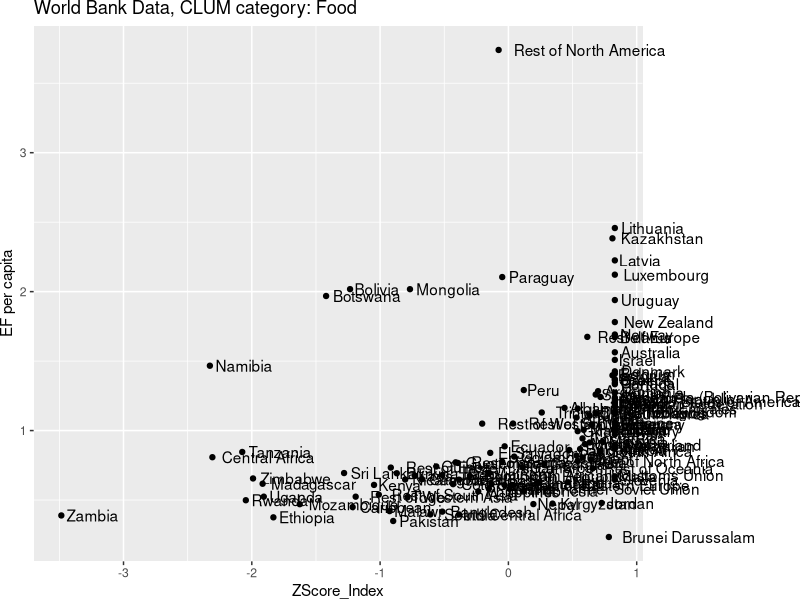
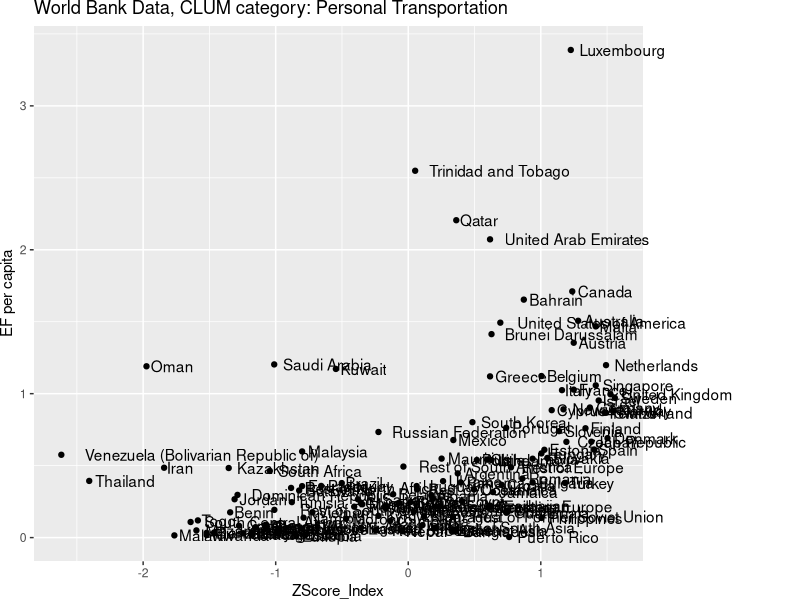

R code for these plots, in order: (Note: this script raises an error after producing the figures.)
library(ggplot2)
library(grid)

#TO DO, next
# move to function for plots (started at bottom)
# color points (by continent?)
# filter by quality score
# export for Powerpoint
# CLEAN UP!!

#DONE, as a table on the graphic!!!!
#add data indicators used (probably just in powerpoint slides)


#Pull the data from csv files
EFWBData <- read.csv("./GFN_Data_Visualization/ScatterVisuals/NFA_WB_2017_CLUM.csv")
EFSDGData <- read.csv("./GFN_Data_Visualization/ScatterVisuals/NFA_SDG_2017_CLUM.csv")

color.codes<-as.character(c("#3399FF", "#FF0000", "#000000"))

#subetted data to plot
EFWBData11 <- subset(EFWBData,EFWBData$year == 2011)
EFSDGData11 <- subset(EFSDGData,EFWBData$year == 2011)

EFWBData11.Food <- subset(EFWBData11, EFWBData11$clum7_name == "Food")
EFWBData11.Goods <- subset(EFWBData11, EFWBData11$clum7_name == "Goods")
EFWBData11.Government <- subset(EFWBData11, EFWBData11$clum7_name == "Government")
EFWBData11.Housing <- subset(EFWBData11, EFWBData11$clum7_name == "Housing")
EFWBData11.PersonalTransportation <- subset(EFWBData11, EFWBData11$clum7_name == "Personal Transportation")
EFWBData11.Services <- subset(EFWBData11, EFWBData11$clum7_name == "Services")

EFSDGData11.Food <- subset(EFSDGData11, EFSDGData11$clum7_name == "Food")
EFSDGData11.Goods <- subset(EFSDGData11, EFSDGData11$clum7_name == "Goods")
EFSDGData11.Government <- subset(EFSDGData11, EFSDGData11$clum7_name == "Government")
EFSDGData11.GrossFixedCapitalFormation <- subset(EFSDGData11, EFSDGData11$clum7_name == "Gross Fixed Capital Formation")
EFSDGData11.Housing <- subset(EFSDGData11, EFSDGData11$clum7_name == "Housing")
EFSDGData11.PersonalTransportation <- subset(EFSDGData11, EFSDGData11$clum7_name == "Personal Transportation")
EFSDGData11.Services <- subset(EFSDGData11, EFSDGData11$clum7_name == "Services")

#Plot for all the WB CLUM categories
p <- ggplot(EFWBData11.Food, aes(ZScore_Index, total)) + geom_point() +
    geom_text(label = EFWBData11.Food$GTAP_name,hjust=-.1) +
  labs(title = paste("World Bank Data, CLUM category:",EFWBData11.Food$clum7_name), y = "EF per capita") +
  theme(plot.margin = unit(c(0,4,0,0),"cm"))
gt <- ggplot_gtable(ggplot_build(p))
gt$layout$clip[gt$layout$name == "panel"] <- "off"
grid.newpage()
grid.draw(gt)


p <- ggplot(EFWBData11.Goods, aes(ZScore_Index, total)) + geom_point() +
  geom_text(label = EFWBData11.Goods$GTAP_name,hjust=-.1)+
  labs(title = paste("World Bank Data, CLUM category:",EFWBData11.Goods$clum7_name), y = "EF per capita") +
theme(plot.margin = unit(c(0,4,0,0),"cm"))
gt <- ggplot_gtable(ggplot_build(p))
gt$layout$clip[gt$layout$name == "panel"] <- "off"
grid.newpage()
grid.draw(gt)

p <- ggplot(EFWBData11.Government, aes(ZScore_Index, total)) + geom_point() +
  geom_text(label = EFWBData11.Government$GTAP_name,hjust=-.1)+
  labs(title = paste("World Bank Data, CLUM category:",EFWBData11.Government$clum7_name), y = "EF per capita") +
theme(plot.margin = unit(c(0,4,0,0),"cm"))
gt <- ggplot_gtable(ggplot_build(p))
gt$layout$clip[gt$layout$name == "panel"] <- "off"
grid.draw(gt)

p <- ggplot(EFWBData11.Housing, aes(ZScore_Index, total)) + geom_point() +
  geom_text(label = EFWBData11.Housing$GTAP_name,hjust=-.1) +
  labs(title = paste("World Bank Data, CLUM category:",EFWBData11.Housing$clum7_name), y = "EF per capita") +
theme(plot.margin = unit(c(0,4,0,0),"cm"))
gt <- ggplot_gtable(ggplot_build(p))
gt$layout$clip[gt$layout$name == "panel"] <- "off"
grid.draw(gt)

p <- ggplot(EFWBData11.PersonalTransportation, aes(ZScore_Index, total)) + geom_point() +
  geom_text(label = EFWBData11.PersonalTransportation$GTAP_name,hjust=-.1) +
  labs(title = paste("World Bank Data, CLUM category:",EFWBData11.PersonalTransportation$clum7_name), y = "EF per capita") +
theme(plot.margin = unit(c(0,4,0,0),"cm"))
gt <- ggplot_gtable(ggplot_build(p))
gt$layout$clip[gt$layout$name == "panel"] <- "off"
grid.draw(gt)

p <- ggplot(EFWBData11.Services, aes(ZScore_Index, total)) + geom_point() +
  geom_text(label = EFWBData11.Services$GTAP_name,hjust=-.1) +
  # 
  # annotation_custom(textGrob(subset(IndicatorsDownloaded[,2],IndicatorsDownloaded$CLUM=="Services"))) +
                   # xmin=-.5,xmax=1,ymin=-2,ymax=-1) +
  # 
  labs(title = paste("World Bank Data, CLUM category:",EFWBData11.Services$clum7_name), 
       y = "EF per capita") 
  # annotate("text", x = 0, y = -1:-17, hjust = 0, 
  #          label = subset(IndicatorsDownloaded[,2],IndicatorsDownloaded$CLUM=="Services")) 
  # 
 # labs(caption = "text",subset(IndicatorsDownloaded[,2],IndicatorsDownloaded$CLUM=="Services"))
gt <- ggplot_gtable(ggplot_build(p))
gt$layout$clip[gt$layout$name == "panel"] <- "off"
tb <- tableGrob(subset(SDGIndicatorsDownloaded[,2],SDGIndicatorsDownloaded$CLUM=="Services"),
                theme = ttheme_default(core = list(fg_params=list(hjust=0, x=0))))
                         #rowhead = list(fg_params=list(hjust=0, x=0))))
grid.arrange(gt, tb)
#grid.draw(gt)
#subset(IndicatorsDownloaded[,2],IndicatorsDownloaded$CLUM=="Services")
 

p <- ggplot(EFSDGData11.Food, aes(ZScore_Index, total)) + geom_point() +
  geom_text(label = EFSDGData11.Food$GTAP_name,hjust=-.1) +
  labs(title = paste("SDG Data, CLUM category:",EFSDGData11.Food$clum7_name), y = "EF per capita") +
  theme(plot.margin = unit(c(0,4,0,0),"cm"))
gt <- ggplot_gtable(ggplot_build(p))
gt$layout$clip[gt$layout$name == "panel"] <- "off"
grid.draw(gt)


p <- ggplot(EFSDGData11.Goods, aes(ZScore_Index, total)) + geom_point() +
  geom_text(label = EFSDGData11.Goods$GTAP_name,hjust=-.1)+
  labs(title = paste("SDG Data, CLUM category:",EFSDGData11.Goods$clum7_name), y = "EF per capita") +
  theme(plot.margin = unit(c(0,4,0,0),"cm"))
gt <- ggplot_gtable(ggplot_build(p))
gt$layout$clip[gt$layout$name == "panel"] <- "off"
grid.draw(gt)

p <- ggplot(EFSDGData11.Government, aes(ZScore_Index, total)) + geom_point() +
  geom_text(label = EFSDGData11.Government$GTAP_name,hjust=-.1)+
  labs(title = paste("SDG Data, CLUM category:",EFSDGData11.Government$clum7_name), y = "EF per capita") +
  theme(plot.margin = unit(c(0,4,0,0),"cm"))
gt <- ggplot_gtable(ggplot_build(p))
gt$layout$clip[gt$layout$name == "panel"] <- "off"
grid.draw(gt)

p <- ggplot(EFSDGData11.Housing, aes(ZScore_Index, total)) + geom_point() +
  geom_text(label = EFSDGData11.Housing$GTAP_name,hjust=-.1) +
  labs(title = paste("SDG Data, CLUM category:",EFSDGData11.Housing$clum7_name), y = "EF per capita") +
  theme(plot.margin = unit(c(0,4,0,0),"cm"))
gt <- ggplot_gtable(ggplot_build(p))
gt$layout$clip[gt$layout$name == "panel"] <- "off"
grid.draw(gt)

p <- ggplot(EFSDGData11.GrossFixedCapitalFormation, aes(ZScore_Index, total)) + geom_point() +
  geom_text(label = EFSDGData11.GrossFixedCapitalFormationd$GTAP_name,hjust=-.1) +
  labs(title = paste("SDG Data, CLUM category:",EFSDGData11.GrossFixedCapitalFormation$clum7_name), y = "EF per capita") +
  theme(plot.margin = unit(c(0,4,0,0),"cm"))
gt <- ggplot_gtable(ggplot_build(p))
gt$layout$clip[gt$layout$name == "panel"] <- "off"
grid.draw(gt)

p <- ggplot(EFSDGData11.PersonalTransportation, aes(ZScore_Index, total)) + geom_point() +
  geom_text(label = EFSDGData11.PersonalTransportation$GTAP_name,hjust=-.1) +
  labs(title = paste("SDG Data, CLUM category:",EFSDGData11.PersonalTransportation$clum7_name), y = "EF per capita") +
  theme(plot.margin = unit(c(0,4,0,0),"cm"))
gt <- ggplot_gtable(ggplot_build(p))
gt$layout$clip[gt$layout$name == "panel"] <- "off"
grid.draw(gt)

p <- ggplot(EFSDGData11.Services, aes(ZScore_Index, total)) + geom_point() +
  geom_text(label = EFSDGData11.Services$GTAP_name,hjust=-.1) + 
  abs(title = paste("SDG Data, CLUM category:",EFSDGData11.Services$clum7_name), y = "EF per capita") +
  theme(plot.margin = unit(c(0,4,1,0),"cm")) 
gt <- ggplot_gtable(ggplot_build(p)) 
gt$layout$clip[gt$layout$name == "panel"] <- "off" 
grid.draw(gt)




plotfunc <- function(data, title, CLUMcat, IndDL){p <- ggplot(data, aes(ZScore_Index, total)) + geom_point() +
  geom_text(label = data$GTAP_name,hjust=-.1) +
  labs(title = paste(title,"CLUM category:",data$clum7_name), y = "EF per capita") +
  theme(plot.margin = unit(c(0,4,0,0),"cm")) 
gt <- ggplot_gtable(ggplot_build(p)) 
gt$layout$clip[gt$layout$name == "panel"] <- "off" 
tb <- tableGrob(subset(IndDL[,2],IndDL$CLUM==CLUMcat),
                theme = ttheme_default(core = list(fg_params=list(hjust=0, x=0))))
#rowhead = list(fg_params=list(hjust=0, x=0))))
#tb <- grid.table(subset(IndDL[,2],IndDL$CLUM==CLUMcat))
grid.newpage()
grid.arrange(gt, tb)#, main=textGrob("Total Data and Image", gp=gpar(cex=3)), ncol = 2,
           #  widths=unit.c(grobWidth(gt), unit(1,"npc") - grobWidth(tb)))

#grid.draw(gt)
}


plotfunc(EFSDGData11.Services,"SDG Data", "Services", SDGIndicatorsDownloaded)
plotfunc(EFSDGData11.Goods,"SDG Data", "Goods",SDGIndicatorsDownloaded)
plotfunc(EFSDGData11.Services,"SDG Data", "Services", SDGIndicatorsDownloaded)


#Goods DOES NOT HAVE WB Data!!!!
plotfunc(EFWBData11.Goods,"World Bank Data", "Goods", IndicatorsDownloaded)
plotfunc(EFWBData11.PersonalTransportation,"World Bank Data", "Personal Transportation",IndicatorsDownloaded)

ggplot(EFWBData, aes(ZScore_Index, total)) + geom_point() + facet_grid(~ clum7_name, scales = "free")+
  geom_text( label = EFWBData$GTAP_name)
ggplot(EFWBData, aes(MaxMin_Index, total, colour = as.factor(year)
                     ))+ geom_point() + facet_grid(~ clum7_name) +
  scale_colour_manual(values = color.codes) #+
  #geom_text(label = EFWBData$GTAP_name)

ggplot(EFSDGData, aes(ZScore_Index, total)) + geom_point() + facet_grid(~ clum7_name)
ggplot(EFSDGData, aes(MaxMin_Index, total)) + geom_point() + facet_grid(~ clum7_name)

